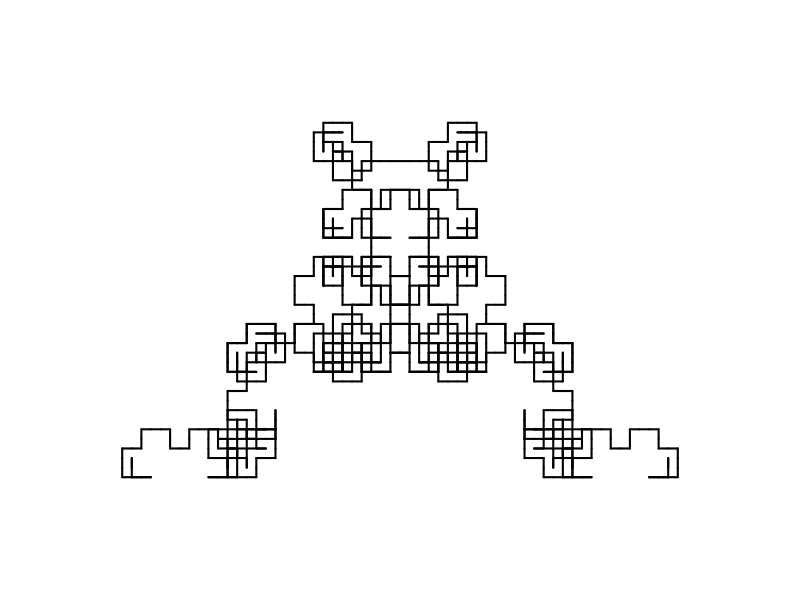

This figure's R source:


initial_angle = 0   #In degrees, 0 is East, 90 is North (up)
line_color = "black" #You can also use "blue" or rgb(1,0.2,0.9) or hsv(1,0.5,1)
line_width = 1
bg_color = "white"
PNG_pixel_width = 300

# BELOW HERE IS CODE... PROBABLY DO NOT EDIT THIS CODE...
getstr = function(start,rules,n){
    st = start
    for(jj in 1:n){
        st2 = ""
        for(i in 1:nchar(st)){
            ch = substr(st,i,i)
            if(!is.null(rules[[ch]])){
                st2 = paste0(st2,rules[[ch]],collapse="")
            } else {
                st2 = paste0(st2,ch,collapse="")
            }
        }
        st = st2
    }
    return(st)
}
getxyc = function(string="AA+AA+AA+A+A",angle=pi/2,angle_initial=pi/2,col="blue"){
    switch = 1
    d = angle_initial
    x = 0
    y = 0
    xl = c(x)
    yl = c(y)
    cols = numeric()
    dsave = numeric()
    xsave = numeric()
    ysave = numeric()
    for(i in 1:nchar(string)){
        ch = substr(string,i,i)
        cn = as.integer(charToRaw(ch))
        if(cn>=as.integer(charToRaw("A")) && cn<=as.integer(charToRaw("L"))){
            cols = c(cols,col)
            x = x+cos(d)
            y = y+sin(d)
            xl = c(xl,x)
            yl = c(yl,y)
        }
        if(cn>=as.integer(charToRaw("M")) && cn<=as.integer(charToRaw("Z"))){
            cols = c(cols,"NA")
            x = x+cos(d)
            y = y+sin(d)
            xl = c(xl,x)
            yl = c(yl,y)
        }
        if(cn==as.integer(charToRaw("["))){
            dsave = c(dsave,d)
            xsave = c(xsave,x)
            ysave = c(ysave,y)
        }
        if(cn==as.integer(charToRaw("]"))){
            cols = c(cols,"NA")
            x = xsave[length(xsave)]
            y = ysave[length(ysave)]
            d = dsave[length(dsave)]
            if(length(xsave)>1){
                xsave = xsave[1:(length(xsave)-1)]
                ysave = ysave[1:(length(ysave)-1)]
                dsave = dsave[1:(length(dsave)-1)]
            } else {
                xsave = numeric()
                ysave = numeric()
                dsave = numeric()
            }
            xl = c(xl,x)
            yl = c(yl,y)
        }
        if(cn==as.integer(charToRaw("-"))){
            d = d-angle*switch
        }
        if(cn==as.integer(charToRaw("+"))){
            d = d+angle*switch
        }
        if(cn==as.integer(charToRaw("."))){
            switch = switch*(-1)
        }
    }
    xwid = max(xl)-min(xl)
    ywid = max(yl)-min(yl)
    xmid = (max(xl)+min(xl))/2
    ymid = (max(yl)+min(yl))/2
    wid = max(c(xwid,ywid))
    x2 = (xl-xmid)/wid*2
    y2 = (yl-ymid)/wid*2
    return(list(x2,y2,cols))
}
makeplot = function(xyc,lwd=1){
    x = xyc[[1]]
    y = xyc[[2]]
    c = xyc[[3]]
    plot(0,0,"n",xlim=c(-1,1),ylim=c(-1,1),axes=F,ann=F)
    for(i in 2:length(x)){
        lines(c(x[i-1],x[i]),c(y[i-1],y[i]),col=c[i-1],lwd=lwd)
    }
}

showrules = function(g){
    rules = g[[2]]
    pr = paste0(names(rules)," > ",rules,collapse="\n")
    return(pr)
}

g99 = list("A",
           list("A"="+BA-ACA-AB+",
                "B"="-A++CB+BC++A-",
                "C"="CC"),
           4,
           90)

# png("hi.png",300,300)

par(mar=c(0,0,0,0),oma=c(0,0,0,0),pty="s")
s = getstr(g99[[1]],g99[[2]],g99[[3]])
angle = g99[[4]]
xyc = getxyc(s,angle/180*pi,angle_initial=90/180*pi,col=line_color)
makeplot(xyc,lwd=2)

# dev.off()

ss = "Start:"
ss = paste0(ss," ",g99[[1]])
ss = paste0(ss,"\nrules:\n")
ss = paste0(ss,showrules(g99))
ss = paste0(ss,"\nIterations:")
ss = paste0(ss,g99[[3]])
ss = paste0(ss,"\nAngle:")
ss = paste0(ss,g99[[4]])
cat(ss)